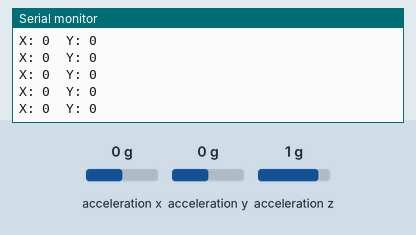
Bench run of a sketch on a simulated Arduino Nano, built with avr-gcc and run on an emulated ATmega328P. Shown: the last lines printed to the serial monitor. Wiring (inferred from the names in the program): MPU-6050 motion sensor at I2C address 0x68. Inputs (shaded band) come from the test bench; at power-on: acceleration x 0 g, acceleration y 0 g, acceleration z 1 g. No radio packets arrive unless stated.

Above: at 1.2 s.
1.3 s: acceleration x set to -1.4 g
At 1.34 s:
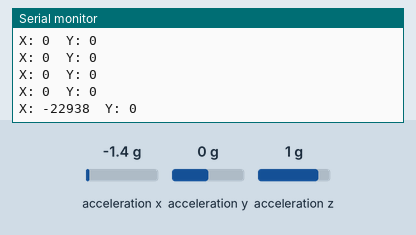
2.8 s: acceleration y set to -1.4 g
At 2.82 s:
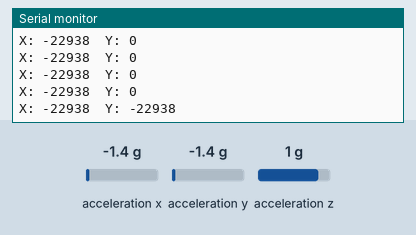
4.3 s: acceleration x set to -0.8 g
At 4.3 s:
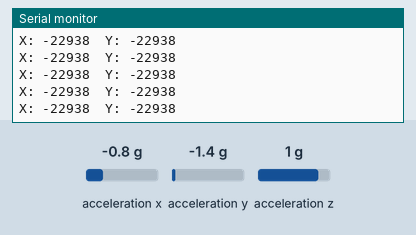
5.8 s: acceleration y set to 0 g
At 5.84 s:
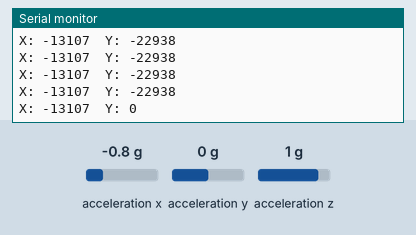
Timing chart, 0 to 8.8 s (numbered marks = the images above; inputs shaded):
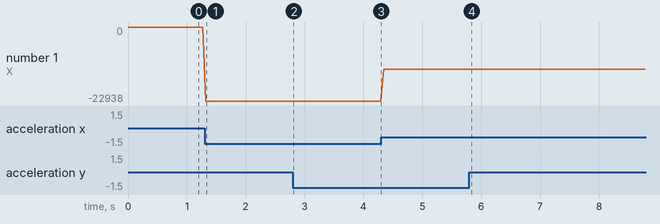

Measured:
- after the input at 1.3 s, the serial monitor: prints a new line at once (image 1)
- after the input at 2.8 s, the serial monitor: prints a new line at once (image 2)
- after the input at 5.8 s, the serial monitor: prints a new line at once (image 4)
- plotted number 1: 0 → -22938 after the input at 1.3 s, -22938 → -13107 after the input at 4.3 s

The sketch:

glove_final.ino
```cpp
/*
  TiltDrive - Glove (Transmitter)
  Board: Arduino Nano

  Reads hand tilt from an MPU6050 accelerometer and sends it to the car
  over an nRF24L01 2.4 GHz radio, 20 times per second.

  Wiring:
    MPU6050  VCC -> 5V    GND -> GND    SDA -> A4    SCL -> A5
    nRF24L01 VCC -> 3V3   GND -> GND    CE  -> D9    CSN -> D10
             SCK -> D13   MOSI -> D11   MISO -> D12  IRQ -> (unused)

  Library: RF24 by TMRh20 (install via Library Manager)
*/

#include <SPI.h>
#include <RF24.h>
#include <Wire.h>

RF24 radio(9, 10);                  // CE, CSN
const byte address[6] = "00001";    // must match the car

const uint8_t MPU_ADDR = 0x68;      // MPU6050 I2C address

// Data packet sent to the car
struct Data {
  int16_t x;   // forward / backward tilt
  int16_t y;   // left / right tilt
};
Data data;

void setup() {
  Serial.begin(9600);

  // Wake up the MPU6050 (it starts in sleep mode)
  Wire.begin();
  Wire.beginTransmission(MPU_ADDR);
  Wire.write(0x6B);                 // power management register
  Wire.write(0);                    // 0 = wake up
  Wire.endTransmission();

  // Radio setup: this side SENDS
  radio.begin();
  radio.openWritingPipe(address);
  radio.setPALevel(RF24_PA_MIN);
  radio.stopListening();
}

void loop() {
  // Read accelerometer X, Y, Z (6 bytes starting at register 0x3B)
  Wire.beginTransmission(MPU_ADDR);
  Wire.write(0x3B);
  Wire.endTransmission(false);
  Wire.requestFrom(MPU_ADDR, (uint8_t)6);

  data.x = Wire.read() << 8 | Wire.read();
  data.y = Wire.read() << 8 | Wire.read();
  Wire.read(); Wire.read();         // Z axis not needed

  radio.write(&data, sizeof(data));

  // Debug output (Serial Monitor @ 9600 baud)
  Serial.print("X: "); Serial.print(data.x);
  Serial.print("  Y: "); Serial.println(data.y);

  delay(50);                        // ~20 updates per second
}
```
